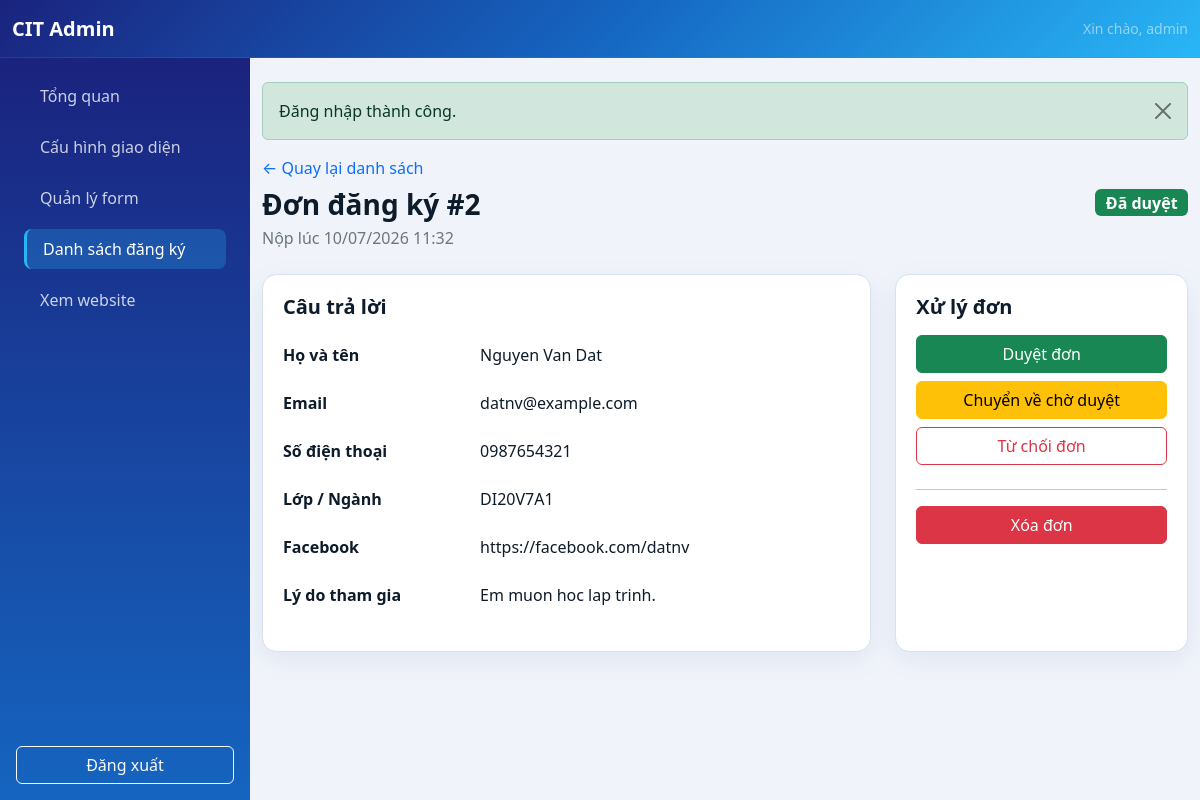
Page /admin/member-detail.php?id=2&return=page=1 (signed in) on the committed database.
### tables this page shows
CREATE TABLE `form_submissions` (
  `id` bigint unsigned NOT NULL AUTO_INCREMENT,
  `submitted_at` datetime NOT NULL DEFAULT CURRENT_TIMESTAMP,
  `status` enum('pending','approved','rejected') NOT NULL DEFAULT 'pending',
  PRIMARY KEY (`id`),
  KEY `idx_submissions_status_date` (`status`,`submitted_at`,`id`),
  KEY `idx_submissions_date` (`submitted_at`,`id`)
);

CREATE TABLE `form_submission_values` (
  `id` bigint unsigned NOT NULL AUTO_INCREMENT,
  `submission_id` bigint unsigned NOT NULL,
  `field_id` int unsigned NOT NULL,
  `value` text,
  PRIMARY KEY (`id`),
  UNIQUE KEY `uq_submission_field` (`submission_id`,`field_id`),
  KEY `idx_values_field` (`field_id`),
  CONSTRAINT `fk_values_field` FOREIGN KEY (`field_id`) REFERENCES `form_fields` (`id`) ON DELETE CASCADE,
  CONSTRAINT `fk_values_submission` FOREIGN KEY (`submission_id`) REFERENCES `form_submissions` (`id`) ON DELETE CASCADE
);

CREATE TABLE `form_fields` (
  `id` int unsigned NOT NULL AUTO_INCREMENT,
  `field_label` varchar(150) NOT NULL,
  `field_name` varchar(64) NOT NULL,
  `field_type` enum('text','email','phone','textarea','dropdown','radio','checkbox') NOT NULL,
  `options` text,
  `is_required` tinyint(1) NOT NULL DEFAULT '0',
  `sort_order` int unsigned NOT NULL DEFAULT '0',
  PRIMARY KEY (`id`),
  UNIQUE KEY `field_name` (`field_name`),
  KEY `idx_form_fields_sort_order` (`sort_order`,`id`)
);

### config.php (called while the page is built, shortened)
<?php
require_once __DIR__ . '/includes/helpers.php';
function e(?string $value): string
{
    return htmlspecialchars($value ?? '', ENT_QUOTES | ENT_SUBSTITUTE, 'UTF-8');
}

### includes/db.php (called while the page is built, shortened)
<?php
function db(): PDO
{
    static $pdo = null;
    $dbHost = getenv('DB_HOST') ?: '127.0.0.1';
    $dbPort = getenv('DB_PORT') ?: '3306';
    $dbName = getenv('DB_NAME') ?: 'club_management';
    $dbUser = getenv('DB_USER') ?: 'root';
    $dbPass = getenv('DB_PASS') ?: 'Cit@2026';
    $options = [
        PDO::ATTR_ERRMODE => PDO::ERRMODE_EXCEPTION,
        PDO::ATTR_DEFAULT_FETCH_MODE => PDO::FETCH_ASSOC,
        PDO::ATTR_EMULATE_PREPARES => false,
        PDO::ATTR_TIMEOUT => 5,
    ];
    if (defined('Pdo\Mysql::ATTR_INIT_COMMAND')) {
        $options[Pdo\Mysql::ATTR_INIT_COMMAND] = "SET SESSION sql_mode='STRICT_TRANS_TABLES,ERROR_FOR_DIVISION_BY_ZERO,NO_ENGINE_SUBSTITUTION'";
    } elseif (defined('PDO::MYSQL_ATTR_INIT_COMMAND')) {
        $options[PDO::MYSQL_ATTR_INIT_COMMAND] = "SET SESSION sql_mode='STRICT_TRANS_TABLES,ERROR_FOR_DIVISION_BY_ZERO,NO_ENGINE_SUBSTITUTION'";
    }
    try {
        $pdo = new PDO(
            "mysql:host={$dbHost};port={$dbPort};dbname={$dbName};charset=utf8mb4;connect_timeout=5",
            $dbUser,
            $dbPass,
            $options
        );
    } catch (PDOException $exception) {
        error_log('Database connection failed: ' . $exception->getMessage());
        http_response_code(500);
        exit('Không thể kết nối cơ sở dữ liệu. Vui lòng kiểm tra cấu hình.');
    }
    return $pdo;
}
class LazyPDO
{
    private ?PDO $instance = null;
    private function getPDO(): PDO
    {
        if ($this->instance === null) {
            $this->instance = db();
        }
        return $this->instance;
    }
    public function prepare(string $query, array $options = []): PDOStatement|false
    {
        return $this->getPDO()->prepare($query, $options);
    }
}
$pdo = new LazyPDO();

### includes/helpers.php (called while the page is built, shortened)
<?php
function render_component(string $component, array $props = []): void
{
    $component = preg_replace('/[^a-zA-Z0-9_\/\\-]+/', '', $component);
    $componentPath = __DIR__ . '/components/' . str_replace(['\\', '/'], DIRECTORY_SEPARATOR, $component) . '.php';
    extract($props, EXTR_SKIP);
    require $componentPath;
}
if (!function_exists('status_label')) {
    function status_label(string $status): string
    {
        return match ($status) {
            'approved' => 'Đã duyệt',
            'rejected' => 'Bị từ chối',
            default => 'Đang xem xét',
        };
    }
}
if (!function_exists('status_badge')) {
    function status_badge(string $status): string
    {
        return match ($status) {
            'approved' => 'success',
            'rejected' => 'danger',
            default => 'warning',
        };
    }
}

### includes/submissions.php (called while the page is built, shortened)
<?php
function format_submission_value(?string $value, string $fieldType): string
{
    return $value;
}

### admin/member-detail.php (the view, shortened to what this page needs)
<?php
require_once __DIR__ . '/auth-check.php';
$id = filter_input(INPUT_GET, 'id', FILTER_VALIDATE_INT) ?: 0;
$statement = $pdo->prepare('SELECT id, submitted_at, status FROM form_submissions WHERE id = :id');
$statement->execute(['id' => $id]);
$submission = $statement->fetch();
$returnQuery = isset($_GET['return']) && is_string($_GET['return']) ? $_GET['return'] : '';
$valueStatement = $pdo->prepare(
    'SELECT ff.field_label, ff.field_type, fsv.value
     FROM form_fields ff LEFT JOIN form_submission_values fsv
       ON fsv.field_id = ff.id AND fsv.submission_id = :submission_id
     ORDER BY ff.sort_order, ff.id'
);
$valueStatement->execute(['submission_id' => $id]);
$answers = $valueStatement->fetchAll();
require __DIR__ . '/header.php';
?>
<div class="d-flex flex-wrap justify-content-between align-items-center gap-3 mb-4">
    <div><a class="text-decoration-none" href="members.php<?= $returnQuery ? '?' . e($returnQuery) : '' ?>">← Quay lại danh sách</a><h1 class="h3 fw-bold mt-2 mb-1">Đơn đăng ký #<?= $id ?></h1><p class="text-secondary mb-0">Nộp lúc <?= e(date('d/m/Y H:i', strtotime($submission['submitted_at']))) ?></p></div>
    <?php render_component('admin/status-badge', ['status' => $submission['status'], 'class' => 'fs-6']); ?>
</div>
<div class="row g-4">
    <div class="col-lg-8"><section class="content-card"><h2 class="h5 fw-bold mb-4">Câu trả lời</h2><?php if (!$answers): ?><p class="text-secondary mb-0">Form hiện không có field.</p><?php else: ?><dl class="row mb-0"><?php foreach ($answers as $answer): ?><dt class="col-sm-4 mb-1"><?= e($answer['field_label']) ?></dt><dd class="col-sm-8 mb-4 text-break"><?= nl2br(e(format_submission_value($answer['value'], $answer['field_type']))) ?></dd><?php endforeach; ?></dl><?php endif; ?></section></div>
    <div class="col-lg-4"><section class="content-card"><h2 class="h5 fw-bold mb-3">Xử lý đơn</h2>
        <form method="post" action="member-approve.php" class="d-grid gap-2 mb-4"><?= csrf_field() ?><input type="hidden" name="id" value="<?= $id ?>"><input type="hidden" name="return" value="<?= e($returnQuery) ?>"><button class="btn btn-success" name="status" value="approved" type="submit">Duyệt đơn</button><button class="btn btn-warning" name="status" value="pending" type="submit">Chuyển về chờ duyệt</button><button class="btn btn-outline-danger" name="status" value="rejected" type="submit">Từ chối đơn</button></form>
        <hr><form method="post" action="member-delete.php" onsubmit="return confirm('Xóa vĩnh viễn đơn đăng ký này?');"><button class="btn btn-danger w-100" type="submit">Xóa đơn</button></form>
    </section></div>
</div>
<?php require __DIR__ . '/footer.php'; ?>

### includes/components/admin/status-badge.php (shortened to what this page needs)
<?php
$status = $status ?? 'pending';
$class = $class ?? '';
?>
<span class="badge <?= e($class) ?> text-bg-<?= e(status_badge($status)) ?>"><?= e(status_label($status)) ?></span>

### rows in the picture
form_submissions: submitted_at "10/07/2026 11:32", status "Đã duyệt"
form_submission_values: field.field_label "Họ và tên", value "Nguyen Van Dat"
form_submission_values: field.field_label "Email", value "datnv@example.com"
form_submission_values: field.field_label "Số điện thoại", value "0987654321"
form_submission_values: field.field_label "Lớp / Ngành", value "DI20V7A1"
form_submission_values: field.field_label "Facebook", value "https://facebook.com/datnv"
form_submission_values: field.field_label "Lý do tham gia", value "Em muon hoc lap trinh."

### other values in the picture
$_SESSION['admin_username'] "admin"
$flash['message'] "Đăng nhập thành công."
$id "2"
